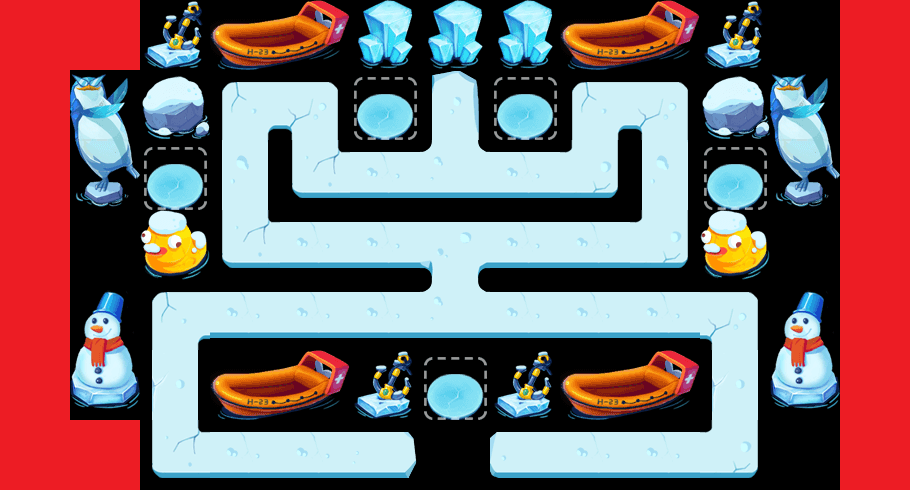

The image is a tile-based game level rendered from a .tmx file. Its description and source (layers, tilesets, objects; grid data summarised) follow:
An orthogonal 13x7 tile map with 70x70 px tiles, 2 tile layers (content, things) and 64 objects (21x water, 16x waterTowerSeat, 2x openTower, way1_0, way1_1, ...).

<map version="1.0" orientation="orthogonal" width="13" height="7" tilewidth="70" tileheight="70">
 <tileset firstgid="1" name="theme2Tiles" tilewidth="70" tileheight="70" spacing="2" margin="2">
  <image source="theme2Tiles.png" width="512" height="512" />
  <tile id="3">
   <properties>
    <property name="thingIdx" value="307" />
   </properties>
  </tile>
  <tile id="7">
   <properties>
    <property name="thingIdx" value="402" />
   </properties>
  </tile>
  <tile id="9">
   <properties>
    <property name="thingIdx" value="208" />
   </properties>
  </tile>
  <tile id="10">
   <properties>
    <property name="thingIdx" value="115" />
   </properties>
  </tile>
  <tile id="11">
   <properties>
    <property name="thingIdx" value="115" />
   </properties>
  </tile>
  <tile id="12">
   <properties>
    <property name="thingIdx" value="208" />
   </properties>
  </tile>
  <tile id="13">
   <properties>
    <property name="thingIdx" value="118" />
   </properties>
  </tile>
  <tile id="14">
   <properties>
    <property name="thingIdx" value="305" />
   </properties>
  </tile>
  <tile id="18">
   <properties>
    <property name="thingIdx" value="114" />
   </properties>
  </tile>
  <tile id="19">
   <properties>
    <property name="thingIdx" value="116" />
   </properties>
  </tile>
  <tile id="20">
   <properties>
    <property name="thingIdx" value="114" />
   </properties>
  </tile>
  <tile id="21">
   <properties>
    <property name="thingIdx" value="306" />
   </properties>
  </tile>
  <tile id="23">
   <properties>
    <property name="thingIdx" value="209" />
   </properties>
  </tile>
  <tile id="24">
   <properties>
    <property name="thingIdx" value="209" />
   </properties>
  </tile>
  <tile id="25">
   <properties>
    <property name="thingIdx" value="113" />
   </properties>
  </tile>
  <tile id="26">
   <properties>
    <property name="thingIdx" value="117" />
   </properties>
  </tile>
  <tile id="27">
   <properties>
    <property name="blank" value="0" />
   </properties>
  </tile>
  <tile id="28">
   <properties>
    <property name="way" value="1" />
   </properties>
  </tile>
  <tile id="29">
   <properties>
    <property name="way" value="1" />
   </properties>
  </tile>
  <tile id="30">
   <properties>
    <property name="way" value="1" />
   </properties>
  </tile>
  <tile id="31">
   <properties>
    <property name="way" value="1" />
   </properties>
  </tile>
  <tile id="32">
   <properties>
    <property name="way" value="1" />
   </properties>
  </tile>
  <tile id="33">
   <properties>
    <property name="way" value="1" />
   </properties>
  </tile>
  <tile id="35">
   <properties>
    <property name="way" value="1" />
   </properties>
  </tile>
  <tile id="36">
   <properties>
    <property name="way" value="1" />
   </properties>
  </tile>
  <tile id="37">
   <properties>
    <property name="way" value="1" />
   </properties>
  </tile>
  <tile id="38">
   <properties>
    <property name="way" value="1" />
   </properties>
  </tile>
  <tile id="39">
   <properties>
    <property name="way" value="1" />
   </properties>
  </tile>
  <tile id="40">
   <properties>
    <property name="way" value="1" />
   </properties>
  </tile>
  <tile id="42">
   <properties>
    <property name="way" value="1" />
   </properties>
  </tile>
  <tile id="43">
   <properties>
    <property name="way" value="1" />
   </properties>
  </tile>
 </tileset>
 <layer name="content" width="13" height="7">
  <data>[91 cells, 54 non-empty, 13 distinct tile ids]</data>
 </layer>
 <layer name="things" width="13" height="7">
  <data>[91 cells, 32 non-empty, 11 distinct tile ids]</data>
 </layer>
 <objectgroup name="objs" width="13" height="7">
  <object name="way1_0" x="381" y="450" width="23" height="29" />
  <object name="way1_1" x="171" y="445" width="20" height="17" />
  <object name="way1_5" x="239" y="221" width="23" height="29" />
  <object name="water" x="522" y="32" width="20" height="18" />
  <object name="water" x="587" y="28" width="20" height="18" />
  <object name="water" x="652" y="31" width="20" height="18" />
  <object name="water" x="728" y="32" width="20" height="18" />
  <object name="water" x="794" y="29" width="20" height="18" />
  <object name="water" x="795" y="379" width="20" height="18" />
  <object name="water" x="94" y="168" width="20" height="18" />
  <object name="water" x="245" y="20" width="20" height="18" />
  <object name="water" x="796" y="173" width="20" height="18" />
  <object name="water" x="795" y="103" width="20" height="18" />
  <object name="way1_2" x="183" y="318" />
  <object name="way1_3" x="442" y="311" />
  <object name="way1_4" x="441" y="242" />
  <object name="way1_6" x="251" y="109" />
  <object name="way1_7" x="317" y="112" />
  <object name="water" x="805" y="456" />
  <object name="hero" x="527" y="246" />
  <object name="water" x="807" y="313" />
  <object x="585" y="321" height="1" />
  <object name="way1_8" x="325" y="167" />
  <object name="way2_8" x="594" y="175" />
  <object name="water" x="107" y="244" />
  <object name="water" x="106" y="105" />
  <object name="water" x="801" y="256" />
  <object name="water" x="386" y="34" />
  <object name="water" x="321" y="33" />
  <object name="water" x="179" y="32" />
  <object name="water" x="110" y="382" />
  <object name="way2_0" x="525" y="453" />
  <object name="way2_1" x="733" y="453" />
  <object name="way2_2" x="730" y="316" />
  <object name="way2_3" x="473" y="310" />
  <object name="way2_4" x="469" y="241" />
  <object name="way2_5" x="661" y="239" />
  <object name="way2_6" x="665" y="109" />
  <object name="way2_7" x="602" y="107" />
  <object name="openTower" x="175" y="241">
   <properties>
    <property name="level" value="1" />
    <property name="towerIdx" value="3" />
   </properties>
  </object>
  <object name="openTower" x="735" y="244">
   <properties>
    <property name="level" value="1" />
    <property name="towerIdx" value="3" />
   </properties>
  </object>
  <object name="water" x="106" y="316" />
  <object name="way2_9" x="474" y="174" />
  <object name="waterTowerSeat" x="524" y="109" />
  <object name="way1_9" x="442" y="173" />
  <object name="waterTowerSeat" x="383" y="115" />
  <object name="waterTowerSeat" x="250" y="384" />
  <object name="waterTowerSeat" x="311" y="383" />
  <object name="waterTowerSeat" x="386" y="387" />
  <object name="waterTowerSeat" x="527" y="381" />
  <object name="waterTowerSeat" x="605" y="389" />
  <object name="waterTowerSeat" x="657" y="387" />
  <object name="waterTowerSeat" x="733" y="104" />
  <object name="waterTowerSeat" x="737" y="166" />
  <object name="waterTowerSeat" x="754" y="251" />
  <object name="waterTowerSeat" x="172" y="96" />
  <object name="waterTowerSeat" x="176" y="173" />
  <object name="waterTowerSeat" x="183" y="256" />
  <object name="waterTowerSeat" x="456" y="36" />
  <object name="waterTowerSeat" x="453" y="386" />
  <object name="way2_10" x="454" y="89" />
  <object name="way1_10" x="456" y="118" />
  <object name="water" x="458" y="455" />
  <object name="floatWay" x="648" y="291" width="23" height="29">
   <properties>
    <property name="hp" value="3000" />
   </properties>
  </object>
 </objectgroup>
</map>
